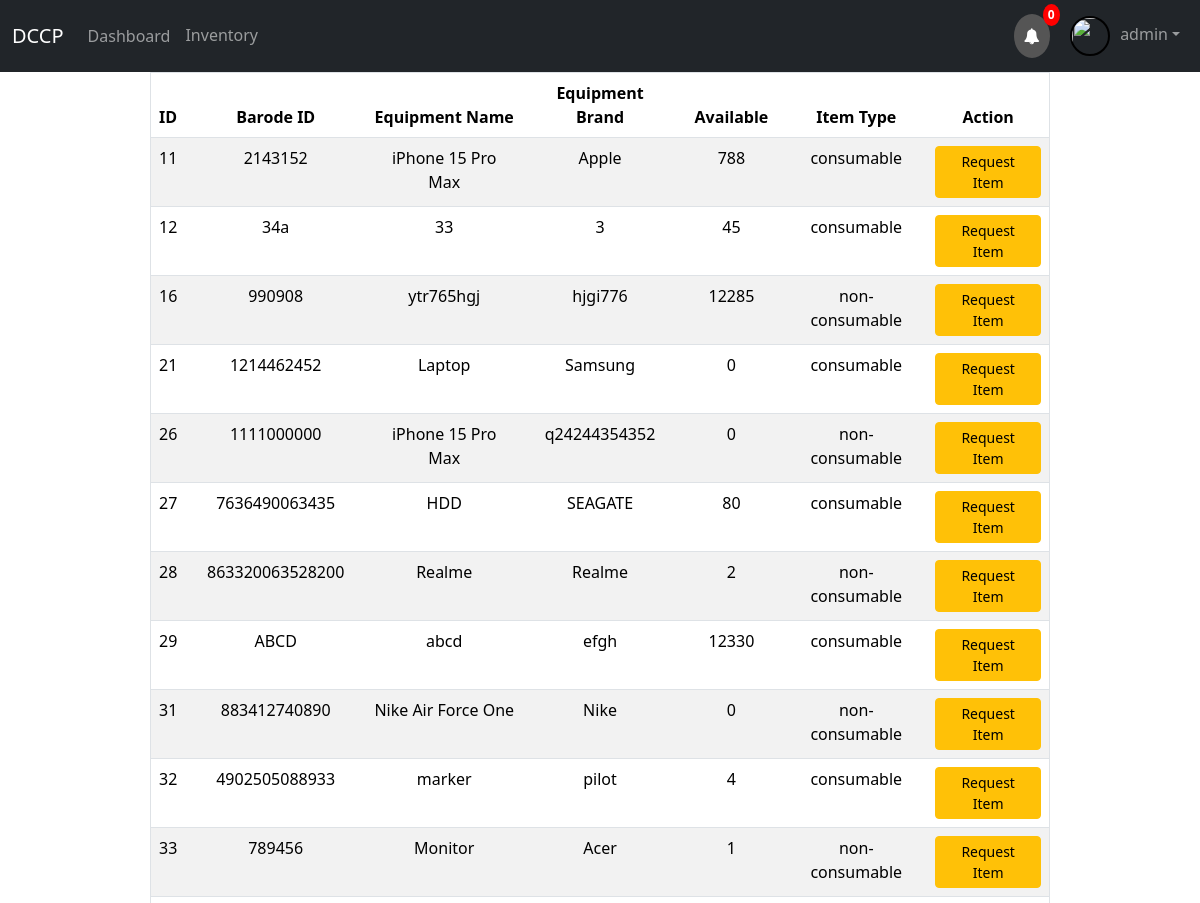
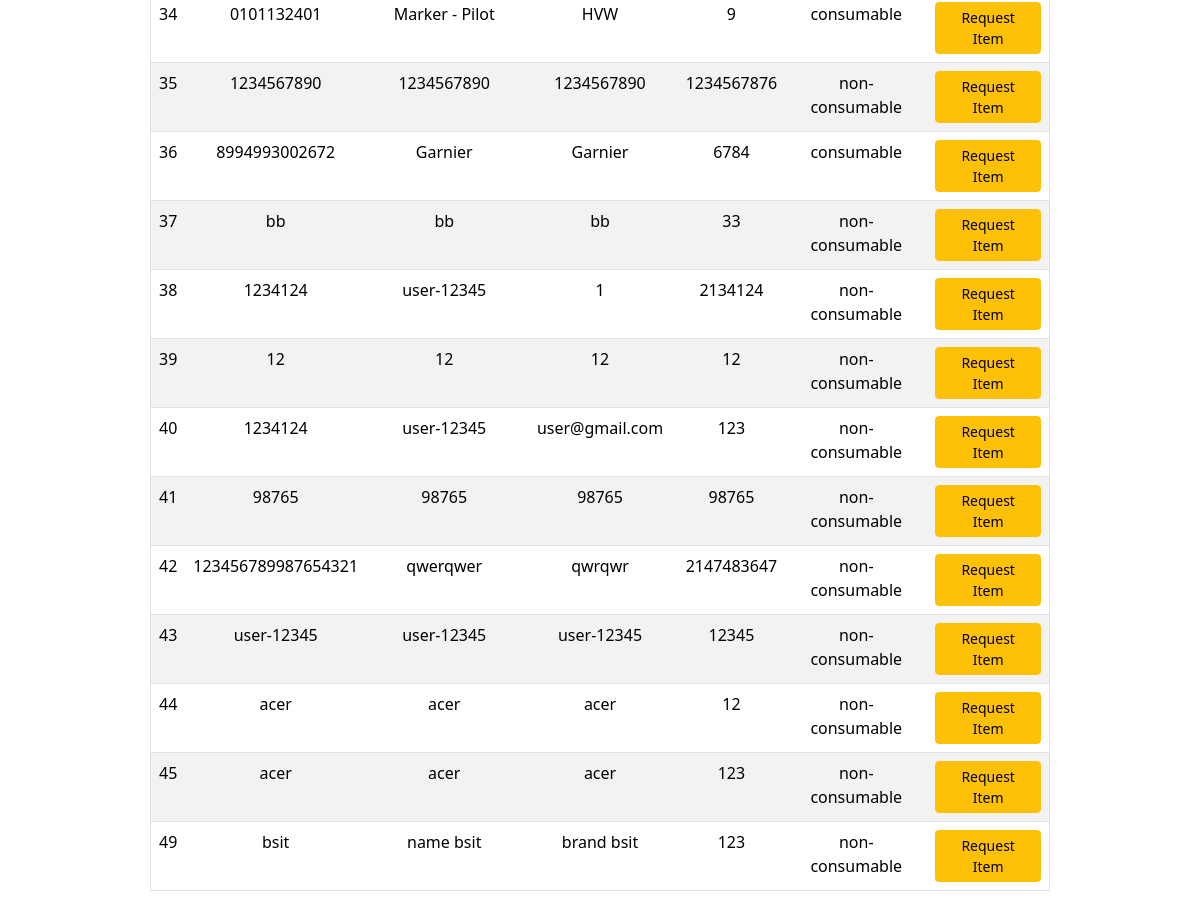
Page /request_index_supply.php (signed in) on the committed database (2 pictures, top to bottom).
### tables this page shows
CREATE TABLE `account` (
  `UID` int(11) NOT NULL,
  `username` text NOT NULL,
  `password` text NOT NULL,
  `email` text NOT NULL,
  `department` text NOT NULL,
  `position` text NOT NULL,
  `user_type` text NOT NULL,
  `image_path` varchar(255) NOT NULL,
  `iid` text NOT NULL,
  `iid_image` text NOT NULL
);

CREATE TABLE `inventory` (
  `id` int(11) NOT NULL,
  `item_code` char(100) NOT NULL,
  `equipment_name` char(100) NOT NULL,
  `equipment_brand` char(100) NOT NULL,
  `equipment_model` char(100) NOT NULL,
  `quantity` int(11) NOT NULL,
  `item_type` text NOT NULL,
  `img` varchar(255) NOT NULL,
  `Locate` text NOT NULL
);

### request_index_supply.php (the view, shortened to what this page needs)
<?php
include_once("config.php");
$name = $_SESSION['username'];
	$rs=mysqli_query($mysqli, "select * from inventory");
    $email_query = mysqli_query($mysqli, "SELECT * FROM account WHERE username = '$name'");
	if($email_query) {
        $row = mysqli_fetch_array($email_query);
        $email = $row['email'];
    } else {
        $email = "Email not found";
    }
?>
<!DOCTYPE html>
<html>
	<head>
	</head>
	<body>
		<link href="https://cdn.jsdelivr.net/npm/bootstrap@5.3.2/dist/css/bootstrap.min.css" rel="stylesheet">
		<?php include 'navigation_supply_user.php'; ?>
		<table class="table table-striped w-75" border="1px" align="center">
			<thead >
				<tr align="center" >
					<th><b>ID</b></th>
					<th><b>Barode ID</b></th>
					<th><b>Equipment Name</b></th>
					<th><b>Equipment Brand</b></th>
					<th><b>Available</b></th>
					<th><b>Item Type</b></th>
					<th colspan="2"><b>Action</b></th>
				</tr>
			</thead>
			<tbody>
<?php
while ($res = mysqli_fetch_array($rs)) {
    $rt = mysqli_query($mysqli, "SELECT * FROM request WHERE id = " . $res['id']);
    if ($ret = mysqli_fetch_array($rt)) {
        if ($ret['rname'] == $name) {
            echo "<tr align='center'>";
            echo "<td>" . $res['id'] . "</td>";
            echo "<td>" . $res['item_code'] . "</td>";
            echo "<td>" . $res['equipment_name'] . "</td>";
            echo "<td>" . $res['equipment_brand'] . "</td>";
            echo "<td>" . $res['quantity'] . "</td>";
        	echo "<td>" . $res['item_type'] . "</td>";
            echo "<td><a class='btn btn-sm btn-danger' href='request_item.php?id=" . $res['id'] . "&action=cancel'>Cancel Request</a></td>";
            echo "</tr>";
        }
    } else {
        echo "<tr align='center'>";
        echo "<td>" . $res['id'] . "</td>";
        echo "<td>" . $res['item_code'] . "</td>";
        echo "<td>" . $res['equipment_name'] . "</td>";
        echo "<td>" . $res['equipment_brand'] . "</td>";
        echo "<td>" . $res['quantity'] . "</td>";
        echo "<td>" . $res['item_type'] . "</td>";
        echo "<td><a class='btn btn-sm btn-warning' href='request_item_amount_user.php?id=" . $res['id'] . "&action=request&quantity=" . $res['quantity'] . "&user_type=supply_user'>Request Item</a></td>";
        echo "</tr>";
    }
}
?>
			</tbody>
		</table>
	</body>
</html>

### navigation_supply_user.php (shortened to what this page needs)
<?php
$query_today = "SELECT * FROM borrowed_item WHERE item_type != 'consumable' AND DATE(request_date) = CURDATE() AND borrower = '$name'";
$res_today = mysqli_query($mysqli, $query_today);
$num_due_today = mysqli_num_rows($res_today);
$query_passed = "SELECT * FROM borrowed_item WHERE item_type != 'consumable' AND DATE(request_date) < CURDATE() AND borrower = '$name'";
$res_passed = mysqli_query($mysqli, $query_passed);
$num_due_passed = mysqli_num_rows($res_passed);
$query_tomorrow = "SELECT * FROM borrowed_item WHERE item_type != 'consumable' AND DATE(request_date) = DATE(DATE_ADD(CURDATE(), INTERVAL 1 DAY)) AND borrower = '$name'";
$res_tomorrow = mysqli_query($mysqli, $query_tomorrow);
$num_due_tomorrow = mysqli_num_rows($res_tomorrow);
$acce = mysqli_query($mysqli, "SELECT * FROM accept WHERE user = '$name'");
$num_acce = mysqli_num_rows($acce);
$alerto = $num_due_today + $num_due_passed + $num_due_tomorrow + $num_acce;
?>
<link rel="stylesheet" href="https://cdnjs.cloudflare.com/ajax/libs/font-awesome/4.7.0/css/font-awesome.min.css">
<nav class="navbar navbar-expand-sm bg-dark navbar-dark">
		<div class="container-fluid">
			<a class="navbar-brand" href="supply_user_dashboard.php">DCCP</a>
			<div class="collapse navbar-collapse" id="collapsibleNavbar">
				<ul class="navbar-nav">
<li class="nav-item">
    <a class="nav-link" href="supply_user_dashboard.php">Dashboard</a>
</li>
<li class="nav-item">
    <div class="dropdown">
        <button class="dropbtn">Inventory</button>
    </div>
</li>
				</ul>
				<div class="collapse navbar-collapse justify-content-end" id="navbarCollapse">
                <a href="notify_supply_officer.php" class="notification" >
                    <span><i class="fa fa-bell"></i></span>
<?php
                            echo "<span class='badge'>" . $alerto . "</span>";
?>
                </a>
					<ul class="navbar-nav">
						<li class="nav-item">
						<li class="nav-item dropdown">
							<a class="nav-link dropdown-toggle" href="#" role="button" data-bs-toggle="dropdown"><img src="<?php echo $image_path ?>"  style='width: 40px; height: 40px; border-radius: 50%; border: 2px solid #000; margin-right: 10px'><?php echo $email;?></a>
						</li>
						</li>
					</ul>
				</div>
			</div>
		</div>
	</nav>

### request_index_supply.php (style rules this page uses)
body { font-family: Arial, sans-serif; margin: 0; padding: 0; }

### navigation_supply_user.php (style rules this page uses)
.notification { background-color: #555; color: white; text-decoration: none; padding: 10px 10px 10px 10px; position: relative; display: inline-block; border-radius: 100%; }
.notification .badge { position: absolute; top: -10px; right: -10px; padding: 5px 5px; border-radius: 50%; background: red; color: white; }
.dropbtn { padding: 7px 7px; background-color: transparent; border-color: none; border: none; color: #9B9D9E; }
.dropdown { position: relative; display: inline-block; }

### rows in the picture
account: email "admin"
inventory: id "11", item_code "2143152", equipment_name "iPhone 15 Pro Max", equipment_brand "Apple", quantity "788", item_type "consumable"
inventory: id "12", item_code "34a", equipment_name "33", equipment_brand "3", quantity "45", item_type "consumable"
inventory: id "16", item_code "990908", equipment_name "ytr765hgj", equipment_brand "hjgi776", quantity "12285", item_type "non-consumable"
inventory: id "21", item_code "1214462452", equipment_name "Laptop", equipment_brand "Samsung", quantity "0", item_type "consumable"
inventory: id "26", item_code "1111000000", equipment_name "iPhone 15 Pro Max", equipment_brand "q24244354352", quantity "0", item_type "non-consumable"
inventory: id "27", item_code "7636490063435", equipment_name "HDD", equipment_brand "SEAGATE", quantity "80", item_type "consumable"
inventory: id "28", item_code "863320063528200", equipment_name "Realme", equipment_brand "Realme", quantity "2", item_type "non-consumable"
inventory: id "29", item_code "ABCD", equipment_name "abcd", equipment_brand "efgh", quantity "12330", item_type "consumable"
inventory: id "31", item_code "883412740890", equipment_name "Nike Air Force One", equipment_brand "Nike", quantity "0", item_type "non-consumable"
inventory: id "32", item_code "4902505088933", equipment_name "marker", equipment_brand "pilot", quantity "4", item_type "consumable"
inventory: id "33", item_code "789456", equipment_name "Monitor", equipment_brand "Acer", quantity "1", item_type "non-consumable"
inventory: id "34", item_code "0101132401", equipment_name "Marker - Pilot", equipment_brand "HVW", quantity "9", item_type "consumable"
inventory: id "35", item_code "1234567890", equipment_name "1234567890", equipment_brand "1234567890", quantity "1234567876", item_type "non-consumable"
inventory: id "36", item_code "8994993002672", equipment_name "Garnier", equipment_brand "Garnier", quantity "6784", item_type "consumable"
inventory: id "37", item_code "bb", equipment_name "bb", equipment_brand "bb", quantity "33", item_type "non-consumable"
inventory: id "38", item_code "1234124", equipment_name "user-12345", equipment_brand "1", quantity "2134124", item_type "non-consumable"
inventory: id "39", item_code "12", equipment_name "12", equipment_brand "12", quantity "12", item_type "non-consumable"
inventory: id "40", item_code "1234124", equipment_name "user-12345", equipment_brand "user@gmail.com", quantity "123", item_type "non-consumable"
inventory: id "41", item_code "98765", equipment_name "98765", equipment_brand "98765", quantity "98765", item_type "non-consumable"
inventory: id "42", item_code "123456789987654321", equipment_name "qwerqwer", equipment_brand "qwrqwr", quantity "2147483647", item_type "non-consumable"
inventory: id "43", item_code "user-12345", equipment_name "user-12345", equipment_brand "user-12345", quantity "12345", item_type "non-consumable"
inventory: id "44", item_code "acer", equipment_name "acer", equipment_brand "acer", quantity "12", item_type "non-consumable"
inventory: id "45", item_code "acer", equipment_name "acer", equipment_brand "acer", quantity "123", item_type "non-consumable"
inventory: id "49", item_code "bsit", equipment_name "name bsit", equipment_brand "brand bsit", quantity "123", item_type "non-consumable"

### other values in the picture
$alerto "0"
